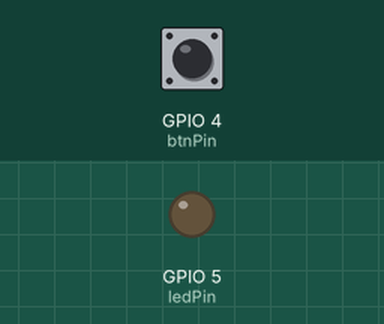
The sketch below on a simulated ESP8266 (NodeMCU). Shown: output pins drawn as LEDs (lit = HIGH). Inputs (shaded band) come from the test bench; at power-on: GPIO 4 (btnPin) HIGH. WiFi joins after 1.5 s; servers stay silent unless stated.

Above: at 3.0 s.
3.1 s: GPIO 4 (btnPin) pulled LOW for 0.15 s
At 4.0 s:
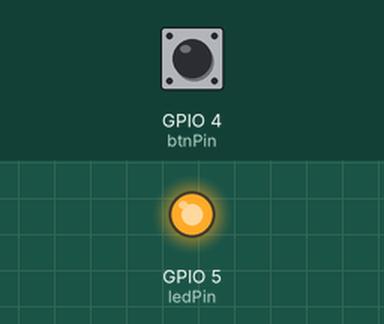
4.7 s: GPIO 4 (btnPin) pulled LOW for 1 s
At 5.2 s:
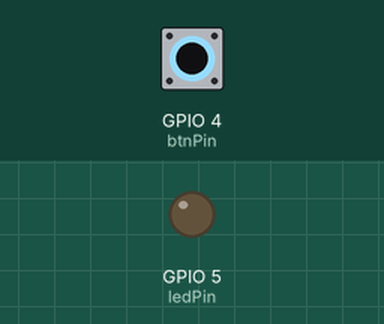
7.2 s: GPIO 4 (btnPin) pulled LOW for 3.2 s
At 8.3 s:
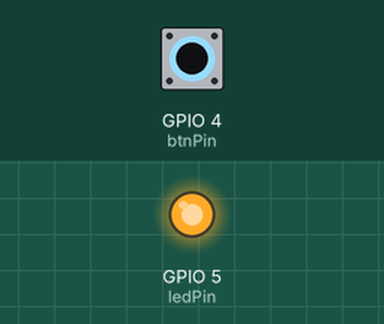
Timing chart, 0 to 10.2 s (numbered marks = the images above; inputs shaded):
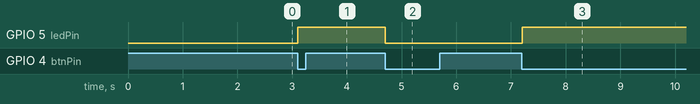

Measured:
- after the input at 3.1 s, GPIO 5 (ledPin): LOW → HIGH at once
- after the input at 4.7 s, GPIO 5 (ledPin): HIGH → LOW at once
- after the input at 7.2 s, GPIO 5 (ledPin): LOW → HIGH at once

The sketch:

blink.ino
```cpp
#define BLYNK_PRINT Serial


#include <SPI.h>
#include <ESP8266WiFi.h>
#include <BlynkSimpleEsp8266.h>

// AUTH KEY
char auth[] = "6214734aea7c40768190828bc66f38af";

// CONFIGS PARA O WIFI
char ssid[] = "iPhone de Ronifer";
char pass[] = "swordfish@ronifer";

// BOTAO E RELE
const int ledPin = 5;
const int btnPin = 4;

BlynkTimer timer;
void checkPhysicalButton();

int relePino = LOW;
int btnPino = HIGH;

BLYNK_CONNECTED() {
  Blynk.syncVirtual(V2);

}

BLYNK_WRITE(V2) {
  relePino = param.asInt();
  digitalWrite(ledPin, relePino);
}

void checkPhysicalButton()
{
  if (digitalRead(btnPin) == LOW) {
    if (btnPino != LOW) {

      relePino = !relePino;
      digitalWrite(ledPin, relePino);

      Blynk.virtualWrite(V2, relePino);
    }
    btnPino = LOW;
  } else {
    btnPino = HIGH;
  }
}

void setup()
{
  Serial.begin(9600);

  Blynk.begin(auth, ssid, pass);

  pinMode(ledPin, OUTPUT);
  pinMode(btnPin, INPUT_PULLUP);
  digitalWrite(ledPin, relePino);
  // CHECAR SE O BOTAO FOI APERTADO
  timer.setInterval(100L, checkPhysicalButton);
}

void loop()
{
  Blynk.run();
  timer.run();
}
```
